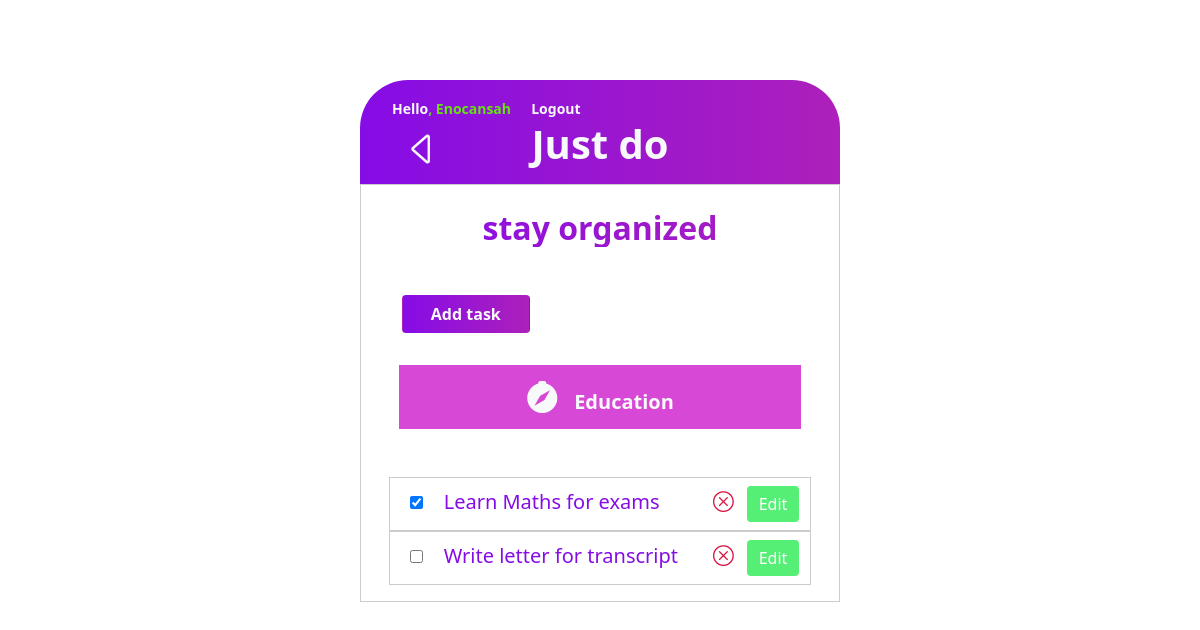
Before: /todolist/3 (signed in) with the older database file.
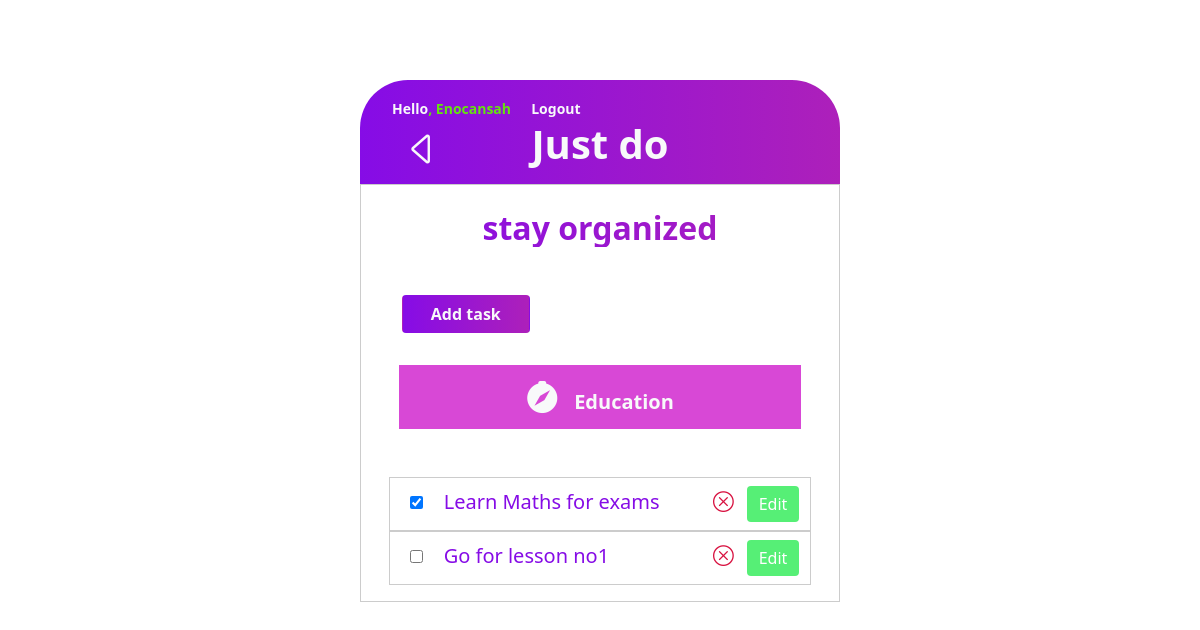
After: the same page with the newer database file.
### todolist/models.py (models this page shows, shortened)
class TodoList(models.Model):
    name = models.CharField(max_length=255)
    icon_color = models.CharField('icon color', max_length=255, null=True, blank=True, default="#d848d6")
    user = models.ForeignKey(User, null=True, blank=True, on_delete=models.CASCADE)

### todoitems/models.py (models this page shows, shortened)
class TodoItem(models.Model):
    task = models.CharField(max_length=255)
    completed = models.BooleanField(default=False)
    todolist = models.ForeignKey(TodoList, null=True, on_delete=models.CASCADE)

### todolist/views.py (the view)
# urls.py: path('<int:pk>', DetailTodoList.as_view(), name='detail-todolist'),
class DetailTodoList(LoginRequiredMixin, DetailView):
    model = TodoList
    template_name = 'todolist/todolist_detail.html'
    context_object_name = 'todolist'

### templates/todolist/todolist_detail.html (shortened to what this page needs)
{% extends 'todolist/base.html' %}
{% block content %}
    <section class="mt-5 position-relative">
        <a href="{% url 'todolist:list-todolist' %}" class="back-btn text-light">
            <span class="bi-caret-left" style="font-size: 2.5rem"></span>
        </a>
        <section class="container d-flex justify-space-around" id="">
            <a href="{% url 'todolist:create-todoitem' todolist.id %}">
                <button class="btn text-light fw-bold ci-btn">Add task</button>
            </a>
        </section>
        <div class="text-light todolist-head" style="background-color: {{ todolist.icon_color }};">
            <span class="bi-compass-fill" style="font-size: 2rem; margin-inline-end: 1rem;"></span><span class="lead fw-bold">{{ todolist.name }}</span>
        </div>
        <section class="d-flex flex-column mt-5" id="todoitems">
            {% if not todolist.todoitem_set.all %}
                <p class="lead">No tasks yet</p>
            {% else %}
            {% for todoitem in todolist.todoitem_set.all %}
                <div class="todoitem row">
                    <div class="col-1">
                        <input type="checkbox" name="checkbox" {% if todoitem.completed %} checked {% endif %} class="p-4" style="margin-inline-end: 1rem;">
                    </div>
                    <div class="col-8">
                        <h4 class="h4 d-inline fs-5" style="color: #860ce6;">{{ todoitem.task }}</h4>
                    </div>
                    <div class="col-1">
                        <a href="{% url 'todoitems:delete-todoitem' todoitem.id %}">
                            <span class="bi-x-circle  cancel-btn" style="color: #d81240;"></span>
                        </a>
                    </div>
                    <div class="col-1">
                        <a href="{% url 'todoitems:update-todoitem' todoitem.id %}">
                            <button class="btn btn-success edit-btn">Edit</button>
                        </a>
                    </div>
                </div>
                {% endfor %}
            {% endif %}
        </section>
    </section>
{% endblock %}

### templates/todolist/base.html (shortened to what this page needs)
{%  load static %}
<!DOCTYPE html>
<html lang="en">
<head>
    <link rel="stylesheet" href="{% static 'bootstrap/css/bootstrap.min.css' %}">
    <link rel="stylesheet" href="https://cdn.jsdelivr.net/npm/bootstrap-icons@1.3.0/font/bootstrap-icons.css">
    <link rel="stylesheet" href="{% static 'stylesheet/style.css' %}">
</head>
<body>
    <div class="wrapper" id="">
        <header class="main-header">
            {% if user.is_authenticated %}
                <small class="small position-relative user"><span class="text-light">Hello</span>, {{ user.username|title }}</small>
                <a href="{% url 'accounts:logout' %}" class="text-decoration-none text-light position-relative logout">
                    <small class="small">Logout</small>
                </a>
            {% endif %}
            <h1 class="h1 text-light p-3 fw-bolder text-center m-0">Just do</h1>
        </header>
        <main class="mt-0 p-3">
            <section class="sub-heading">
                <h2 class="fw-bold text-center pt-2">stay organized</h2>
            </section>
            {% block content %}
            {% endblock %}
        </main>
    </div>
</body>
</html>

### static/stylesheet/style.css (style rules this page uses)
:root { --primary-color: #860ce6; --secondary-color: #ad20ba; --todo-item: #34aefe; }
.back-btn, .forward-btn { position: absolute; top: -11rem; left: 1.6rem; }
.cl-btn, .ci-btn { background: linear-gradient(to right, var(--primary-color), var(--secondary-color)); margin-inline-start: 0.8rem; width: 8rem; }
.ci-btn { width: 8rem; }
.edit-btn { border: none !important; background-color: #56ef76 !important; }
.login, .logout { top: 1rem; left: 3rem; }
input[type="checkbox"] { padding: 0.5rem; }
main { border: 1px solid #ccc; margin: 0; }
.main-header { background: linear-gradient(to right, var(--primary-color), var(--secondary-color)) !important; border-top-right-radius: 3rem; border-top-left-radius: 3rem; font-weight: bolder !important; }
#todoitems { padding-inline: 1.5rem; }
.todoitem { font-size: 1.3rem; border: 1px solid #ccc; padding: 0.5rem; }
.todoitem h4 { color: var(--primary-color); }
.todolist-head { background-color: #fece00; text-align: center; margin-top: 2rem; padding: 0.5rem; margin-inline: 1.4rem; }
.sub-heading h2 { background: linear-gradient(to right, var(--primary-color), var(--secondary-color)); background-clip: text; -webkit-background-clip: text; -webkit-text-fill-color: transparent; }
.signup, .user { left: 2rem; top: 1rem; }
.user { color: #66E20F; }
.wrapper { width: 40vw; margin: 5rem auto; }

Changed rows visible on the page:
removed TodoItem: task "Write letter for transcript"
added TodoItem: task "Go for lesson no1"
